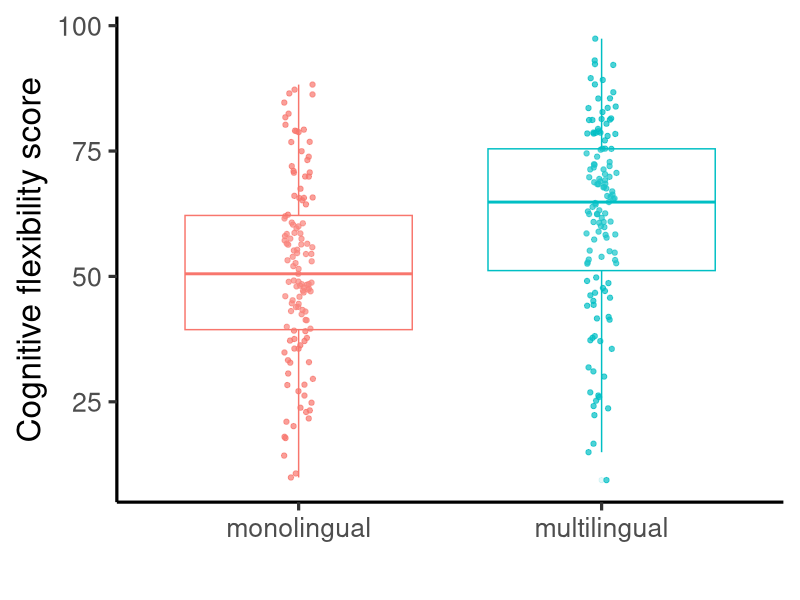
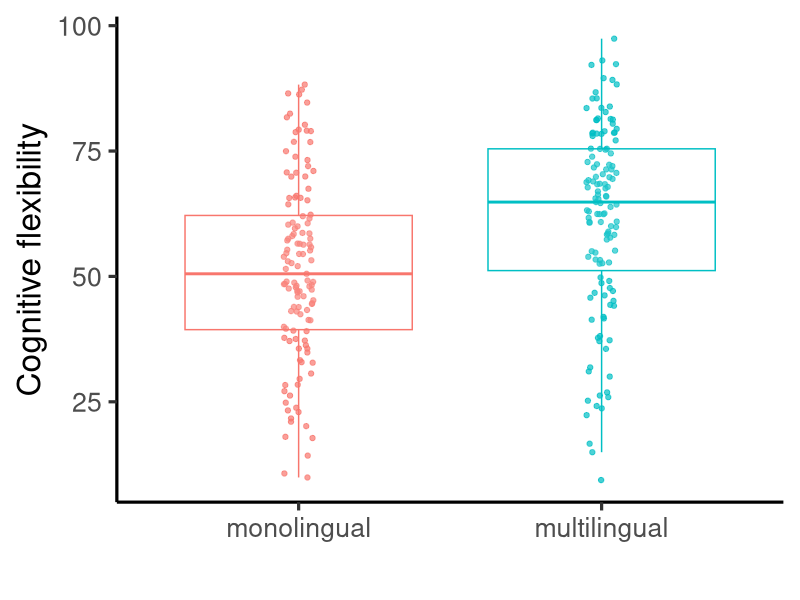
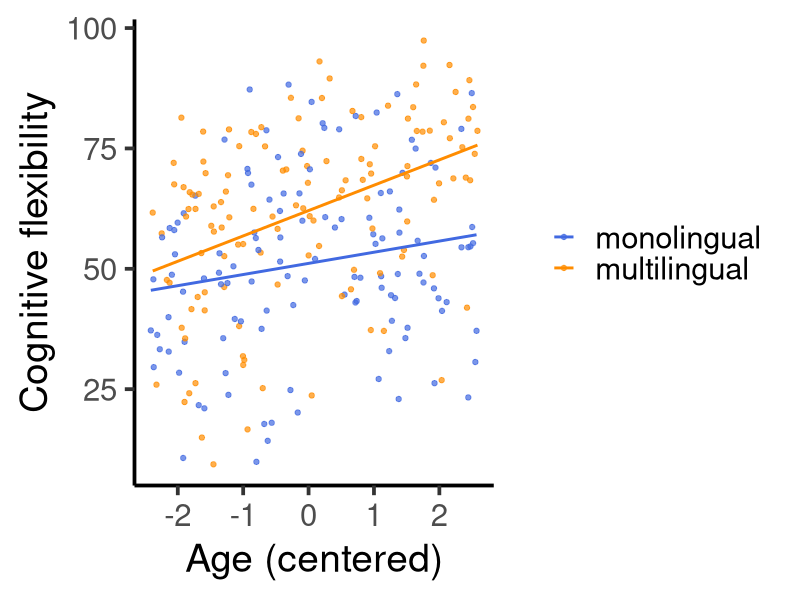
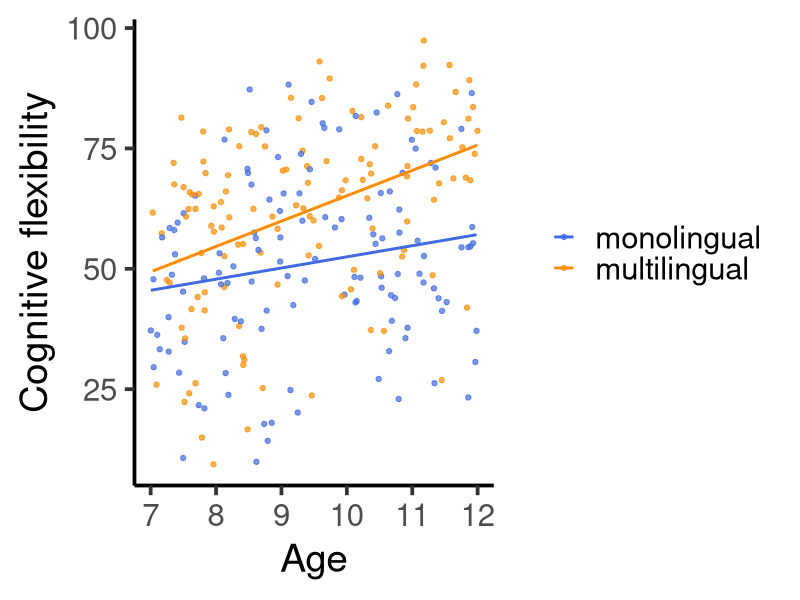
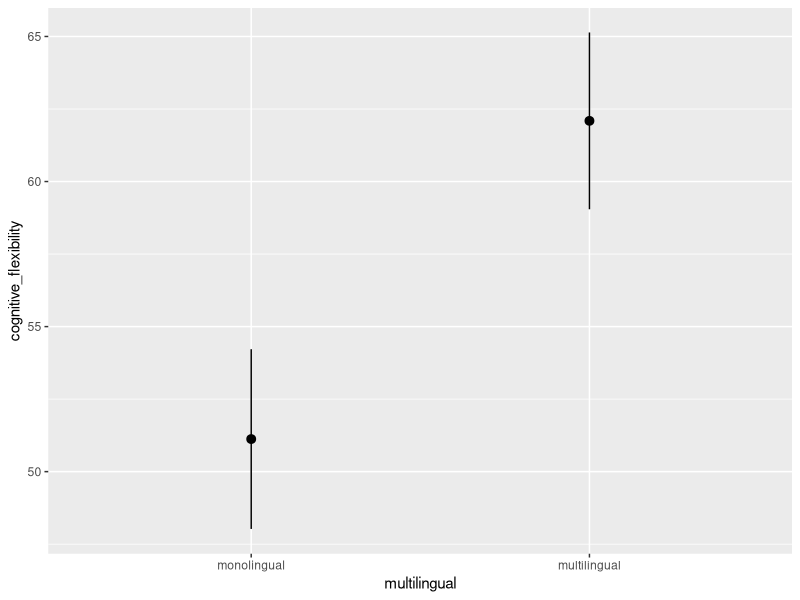
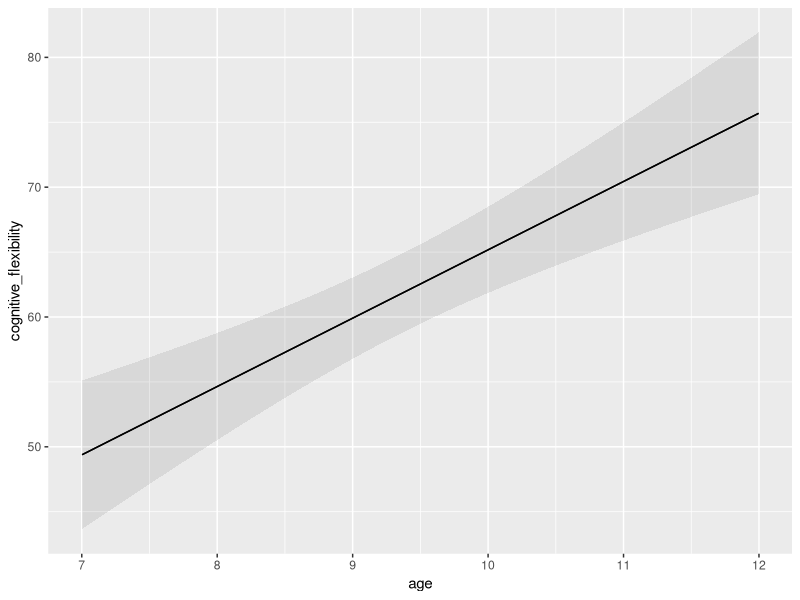
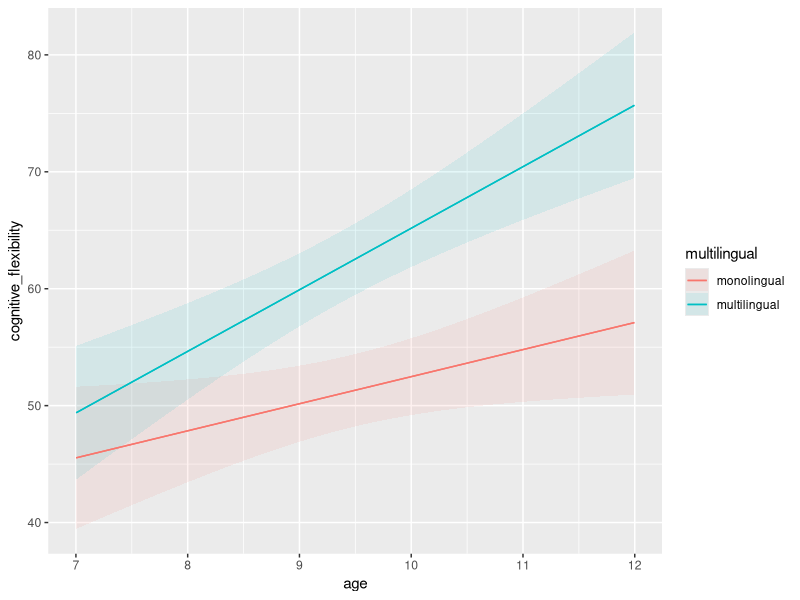
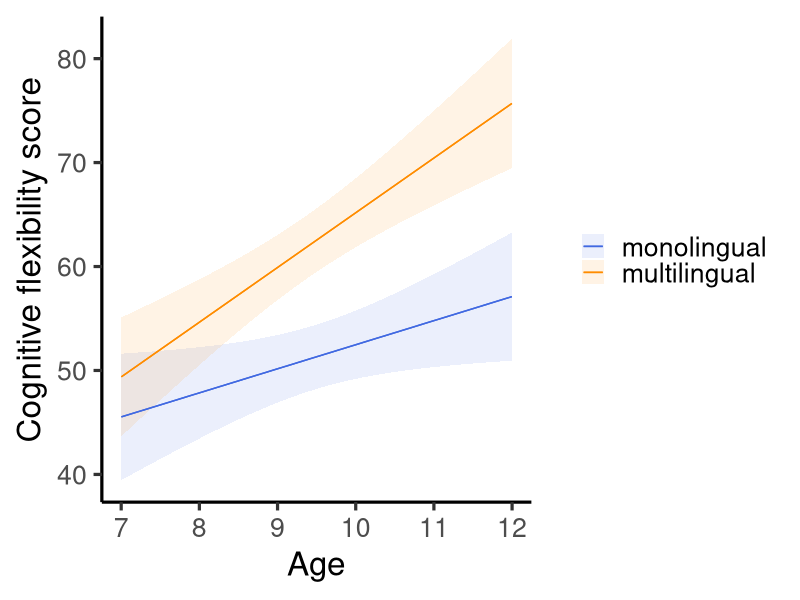

These charts were generated, in order, by the following R code:
## ---- chunk 1
set.seed(123)
library(tidyverse)
N <- 250

multilingual <- sample(c(0, 1), N, replace = TRUE)

age <- runif(N, 7, 12)
age_s <- (age - mean(age)) / sd(age)
age_c <- age - mean(age)
cognitive_flexibility <- rnorm(N, multilingual*0.3 + age_s*multilingual*0.2 + age_s*0.1, 0.5)
cognitive_flexibility  <- pnorm(cognitive_flexibility) * 100

d <- data.frame(multilingual = ifelse(multilingual == 0, "monolingual", "multilingual"), cognitive_flexibility = cognitive_flexibility, age = age, age_c = age_c)

ggplot(d, aes(x = multilingual, y = cognitive_flexibility, color = multilingual)) +
    geom_jitter(alpha = 0.7, width = 0.05) +
    geom_boxplot(alpha = 0.1) +
    theme_classic(base_size = 24) +
    theme(legend.position = "none") +
    labs(x = "", y = "Cognitive flexibility score")
## ---- chunk 2
ggplot(d, aes(x = multilingual, y = cognitive_flexibility, color = multilingual)) +
    geom_jitter(alpha = 0.7, width = 0.05) +
    geom_boxplot(alpha = 0.1) +
    theme_classic(base_size = 24) +
    theme(legend.position = "none") +
    labs(x = "", y = "Cognitive flexibility")
## ---- chunk 3
summary(lm(cognitive_flexibility ~ multilingual))
## ---- chunk 4
m_centered <- lm(cognitive_flexibility ~ multilingual * age_c)

summary(m_centered)
## ---- chunk 5
ggplot(d, aes(x = age_c, y = cognitive_flexibility, color = multilingual)) +
    geom_point(alpha = 0.7) +
    geom_smooth(method = "lm", se = FALSE) +
    theme_classic(base_size = 28) +
    theme(legend.title = element_blank()) +
    scale_color_manual(values = c("monolingual" = "royalblue", 
                                "multilingual" = "darkorange")) +
    labs(x = "Age (centered)", y = "Cognitive flexibility")
## ---- chunk 6
m_uncentered <- lm(cognitive_flexibility ~ multilingual * age)

summary(m_uncentered)
## ---- chunk 7
ggplot(d, aes(x = age, y = cognitive_flexibility, color = multilingual)) +
    geom_point(alpha = 0.7) +
    geom_smooth(method = "lm", se = FALSE) +
    theme_classic(base_size = 28) +
    theme(legend.title = element_blank()) +
    scale_color_manual(values = c("monolingual" = "royalblue", 
                                "multilingual" = "darkorange")) +
    labs(x = "Age", y = "Cognitive flexibility")
## ---- chunk 8
library(marginaleffects)

uncentered_model <- lm(cognitive_flexibility ~ multilingual * age, data = d)

preds <- predictions(uncentered_model)

preds |> 
    as.data.frame() |> 
    select(rowid, multilingual, age, estimate, conf.low, conf.high) |> 
    print(digits = 2)
## ---- chunk 9
library(marginaleffects)

centered_model <- lm(cognitive_flexibility ~ multilingual * age_c, data = d)

preds <- predictions(centered_model)

preds |> 
    as.data.frame() |> 
    select(rowid, multilingual, age_c, estimate, conf.low, conf.high) |> 
    print(digits = 2)
## ---- chunk 10
comparisons <- comparisons(uncentered_model, variables = "multilingual")

comparisons |> 
    as.data.frame() |> 
    select(rowid, contrast, age, estimate, conf.low, conf.high) |> 
    print(digits = 2)
## ---- chunk 11
AME <- avg_comparisons(uncentered_model)

AME |> 
    as.data.frame() |> 
    select(term, contrast, estimate, conf.low, conf.high) |> 
    print(digits = 2)
## ---- chunk 12
plot_predictions(uncentered_model, condition = list("multilingual"))
## ---- chunk 13
plot_predictions(uncentered_model, condition = list("age"))
## ---- chunk 14
plot_predictions(uncentered_model, condition = list("age", "multilingual"))
## ---- chunk 15
plot_predictions(uncentered_model, condition = list("age", "multilingual")) +
    theme_classic(base_size = 24) +
    theme(legend.title = element_blank()) +
    scale_color_manual(values = c("monolingual" = "royalblue", 
                                "multilingual" = "darkorange")) +
    scale_fill_manual(values = c("monolingual" = "royalblue", 
                                "multilingual" = "darkorange")) +
    labs(x = "Age", y = "Cognitive flexibility score")
## ---- chunk 16
N <- 60

condition <- rep(c("experimental", "control"), N/2)
sex <- sample(c("male", "female"), N, prob = c(0.35, 0.65), replace = TRUE)
mu <- 0.4 + (1.5 * (condition == "experimental")) + (0.25 * (sex == "male"))

agent <- rbinom(N, 1, plogis(mu))

d <- data.frame(agent = agent, condition = condition, sex = sex)
## ---- chunk 17
logistic_model <- glm(agent ~ condition, data = d, family = binomial)

summary(logistic_model)
## ---- chunk 18
AME <- avg_comparisons(logistic_model, variables = "condition")

AME |> 
    as.data.frame() |> 
    select(term, contrast, estimate, conf.low, conf.high) |> 
    print(digits = 2)
## ---- chunk 19
plot_predictions(logistic_model, condition = list("condition"))
